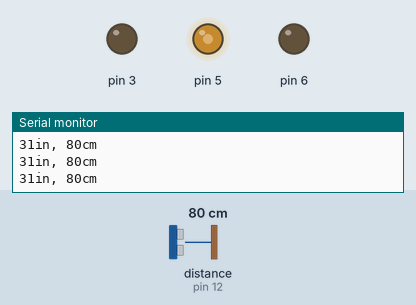
Simulated run of this sketch. Board: Arduino Uno, built with avr-gcc and run on an emulated ATmega328P. On the bench: output pins drawn as LEDs (lit = HIGH), the last lines printed to the serial monitor. Wiring (inferred from the names in the program): ultrasonic range finder: trigger pin 11; echo pin 12. The inputs (shaded band) are chosen by the test bench; at power-on: distance to the obstacle (sensor on pin 12) 80 cm. The echo pulse lasts 58.3 µs per cm; pins used as bus, display or sensor lines are not drawn.

Above: at 1.2 s.
1.3 s: distance to the obstacle (sensor on pin 12) set to 23 cm
2.9 s: distance to the obstacle (sensor on pin 12) set to 19 cm
At 3.7 s:
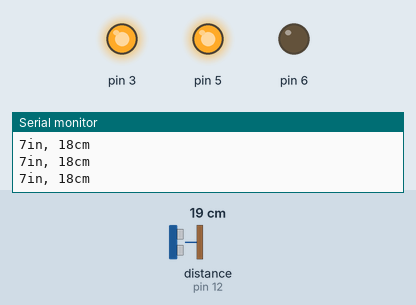
4.5 s: distance to the obstacle (sensor on pin 12) set to 13 cm
6.0 s: distance to the obstacle (sensor on pin 12) set to 10 cm
At 6.8 s:
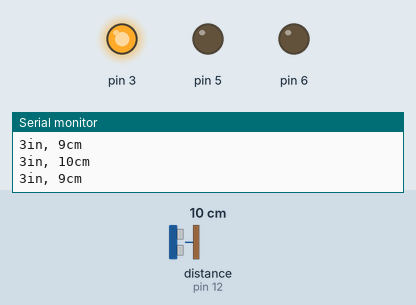
7.5 s: distance to the obstacle (sensor on pin 12) set to 18 cm
At 8.2 s:
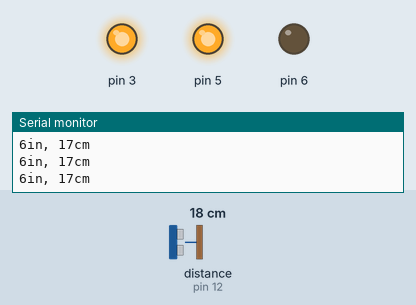
9.0 s: distance to the obstacle (sensor on pin 12) set to 2 cm
At 9.8 s:
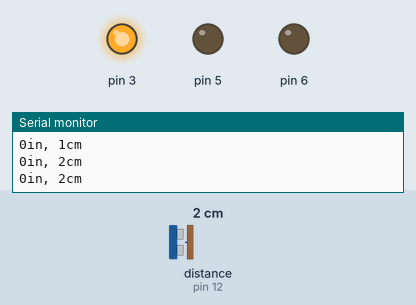
Timing chart, 0 to 11.5 s (numbered marks = the images above; inputs shaded):
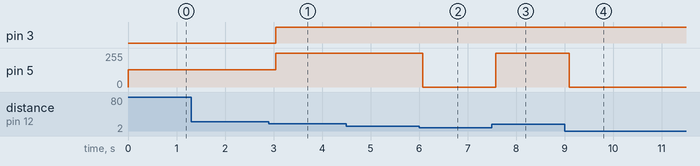

The sketch:

3.8-Distance_Sensing.ino
```cpp
int trigPin = 11;
int echoPin = 12;
long duration, cm, inches;

void setup() {
  Serial.begin (9600);
  pinMode(trigPin, OUTPUT);
  pinMode(echoPin, INPUT);
  pinMode(3, OUTPUT);
  pinMode(5, OUTPUT);
  pinMode(6, OUTPUT);
}

void loop() {
  digitalWrite(trigPin, LOW);
  delayMicroseconds(5);
  digitalWrite(trigPin, HIGH);
  delayMicroseconds(10);
  digitalWrite(trigPin, LOW);

  pinMode(echoPin, INPUT);
  duration = pulseIn(echoPin, HIGH);

  cm = (duration/2) / 29.1;
  inches = (duration/2) / 74;

  if(cm<=10){
    analogWrite(6,0);
    analogWrite(5,0);
    analogWrite(3,255);
  }
  else if(cm>=11 && cm<=20){
    analogWrite(6,0);
    analogWrite(5,255);
    analogWrite(3,255);
  }
  else{
    analogWrite(6,0);
    analogWrite(5,128);
    analogWrite(3,0);
  }

  Serial.print(inches);
  Serial.print("in, ");
  Serial.print(cm);
  Serial.print("cm");
  Serial.println();

  delay(250);
}
```

Measured:
- the behaviour switches between 22 and 21 cm on distance to the obstacle (sensor on pin 12) (found by bisection; images 0 and 1)
- the behaviour switches between 12 and 11 cm on distance to the obstacle (sensor on pin 12) (found by bisection; images 1 and 2)
- after the input at 2.9 s, pin 3: LOW → HIGH after 0.15 s; pin 5: 128/255 → 255/255 after 0.15 s
- after the input at 6.0 s, pin 5: 255/255 → 0/255 after 0.07 s
- after the input at 7.5 s, pin 5: 0/255 → 255/255 after 0.08 s
- after the input at 9.0 s, pin 5: 255/255 → 0/255 after 0.09 s
